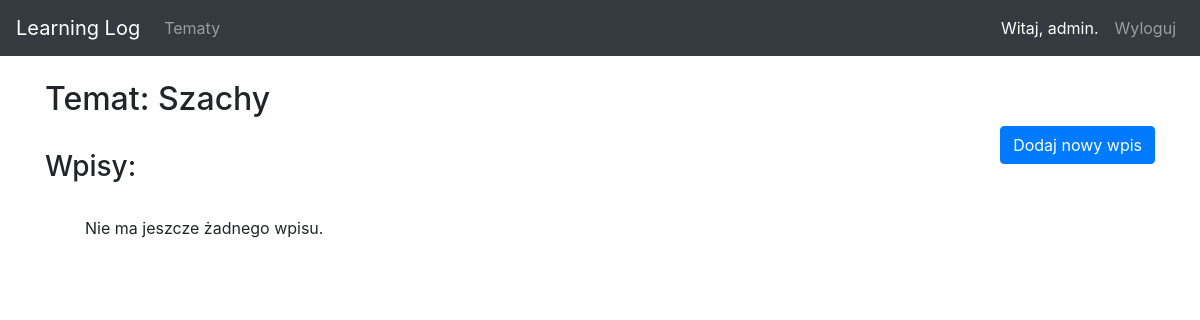
Before: /topics/1/ (signed in) with the older database file.
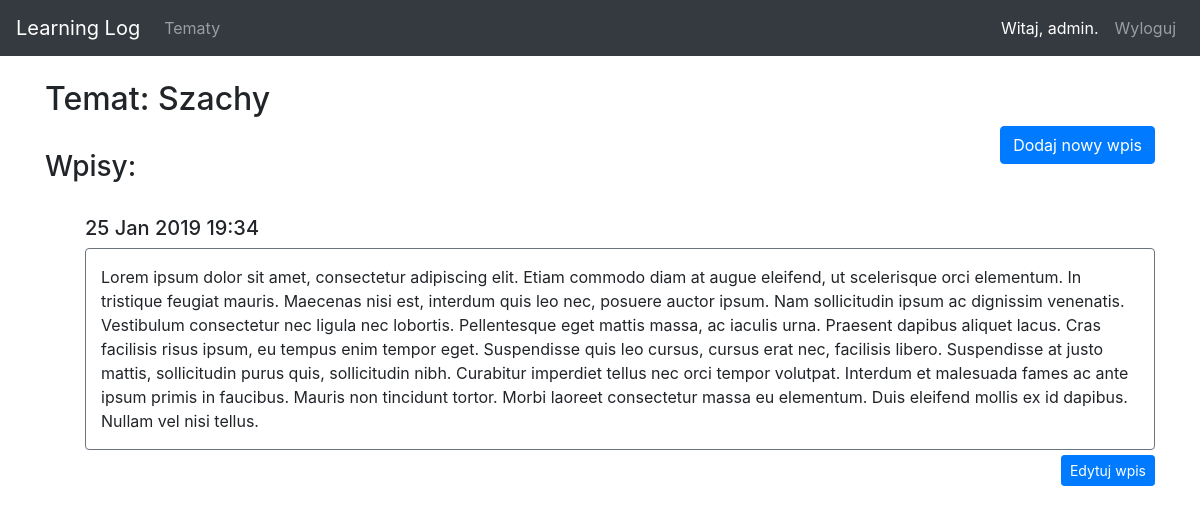
After: the same page with the newer database file.
### learning_logs/models.py (models this page shows, shortened)
class Entry(models.Model):
    topic = models.ForeignKey('Topic', on_delete=models.CASCADE)
    text = models.TextField()
    date_added = models.DateTimeField(auto_now_add=True)
    class Meta:
        verbose_name_plural = 'entries'

### learning_logs/views.py (the view)
# urls.py: url(r'^topics/(?P<topic_id>\d+)/$', views.topic, name='topic'),
@login_required
def topic(request, topic_id):
    topic = Topic.objects.get(id=topic_id)
    if topic.owner != request.user:
        raise Http404
    entries = topic.entry_set.order_by('-date_added')
    context = {'topic': topic, 'entries': entries}
    return render(request, 'learning_logs/topic.html', context)

### learning_logs/models.py (called while the page is built)
    def __str__(self):
        return self.text

### learning_logs/templates/learning_logs/topic.html
{% extends 'learning_logs/base.html' %}
{% block content %}
    <h2>Temat: {{ topic }}</h2>
     <p class="float-right">
        <a href="{% url 'learning_logs:new_entry' topic.id %}">
            <button class="btn btn-primary">
               Dodaj nowy wpis
            </button>
        </a>
    </p>
    <br>
    <h3>Wpisy:</h3>
    <br>
    <ul>
        {% for entry in entries %}
             <h5>{{ entry.date_added|date:'d M Y H:i' }}</h5>
            <li>
                <div class="item-entry border border-secondary rounded">
                <p>{{ entry.text|linebreaks }}</p>
                </div>
                <a href="{% url 'learning_logs:edit_entry' entry.id %}">
            <button class="btn btn-primary btn-sm item-entry-button float-right">
                    Edytuj wpis
            </button>
                    </a>
            <br>
            <br>
            </li>
        {% empty %}
        <li>
            Nie ma jeszcze żadnego wpisu.
        </li>
        {% endfor %}
    </ul>
{% endblock content %}

Changed rows visible on the page:
added Entry: date_added "25 Jan 2019 19:34", text "Lorem ipsum dolor sit amet, consectetur adipiscing elit. Etiam commodo diam at augue eleifend, ut scelerisque orci elementum. In tristique feugiat mauris. Maecenas nisi est, interdum quis leo nec, posuere auctor ipsum. Nam sollicitudin ipsum ac dignissim venenatis. Vestibulum consectetur nec ligula nec lobortis. Pellentesque eget mattis massa, ac iaculis urna. Praesent dapibus aliquet lacus. Cras facilisis risus ipsum, eu tempus enim tempor eget. Suspendisse quis leo cursus, cursus erat nec, facilisis libero. Suspendisse at justo mattis, sollicitudin purus quis, sollicitudin nibh. Curabitur imperdiet tellus nec orci tempor volutpat. Interdum et malesuada fames ac ante ipsum primis in…"
Other visible differences:
text no longer shown: "Nie ma jeszcze żadnego wpisu."
